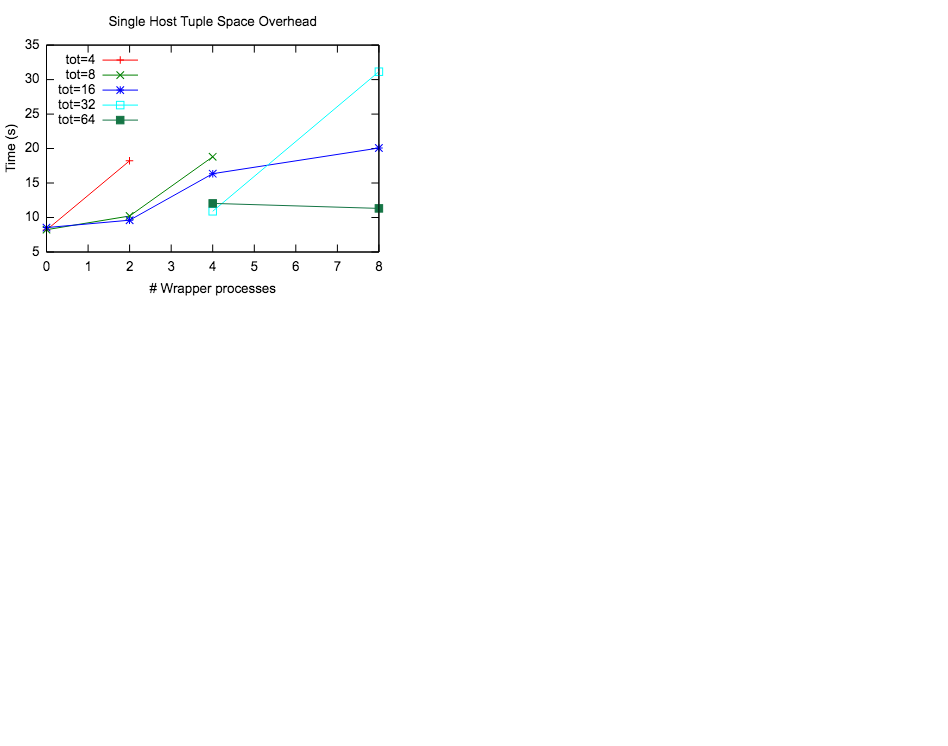

Reproduce this figure in gnuplot.
# Scale font and line width (dpi) by changing the size! It will always display stretched.
set terminal svg size 400,300 enhanced fname 'arial'  fsize 10 butt solid
set output 'out.svg'

# Key means label...
set key inside top left
set xlabel '# Wrapper processes'
set ylabel 'Time (s)'
set title 'Single Host Tuple Space Overhead'
plot  "data.txt" using 1:2 title "tot=4" with linespoints, "data.txt" using 1:3 title "tot=8" with linespoints, "data.txt" using 1:4 title "tot=16" with linespoints, "data.txt" using 1:5 title "tot=32" with linespoints, "data.txt" using 1:6 title "tot=64" with linespoints
